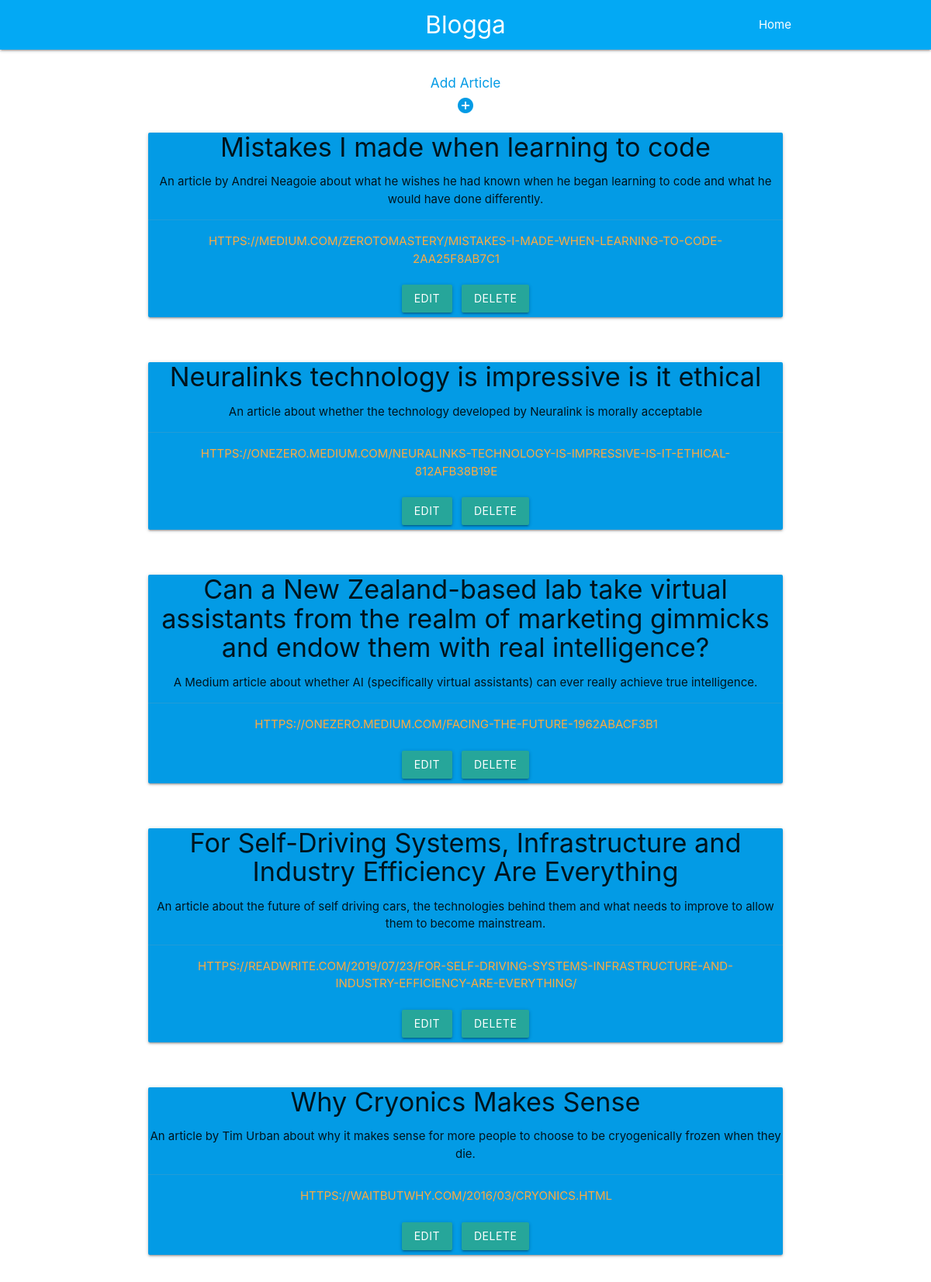
The app's page /favorites/favorite_articles.php with its own data.
### tables this page shows
CREATE TABLE `favorites` (
  `id` int(11) NOT NULL,
  `title` varchar(255) NOT NULL,
  `description` varchar(512) NOT NULL,
  `link` varchar(256) NOT NULL
);

### favorites/favorite_articles.php (the view, shortened to what this page needs)
<?php
	require_once 'pdo.php';
	$query = "SELECT id, title, description, link FROM favorites ORDER BY id";
	$stmt = $pdo->prepare($query);
	$stmt->execute();
?>
<html>
<head>
    <link rel="stylesheet" href="https://cdnjs.cloudflare.com/ajax/libs/materialize/1.0.0/css/materialize.min.css">
    <link rel="stylesheet" href="../styles/favorite_styles.css">
</head>
<body>
	<div class="navbar-fixed">
		<nav class="light-blue">
			<div class="container">
				<a href="#" class="brand-logo center">Blogga</a>
				<a class="right" href="../index.php">Home</a>
			</div>
		</nav>
	</div>
	<div>
		<div class="center">
			<a href="add_article.php">
				<h6>Add Article</h6>
				<i class="material-icons">add_circle</i>
			</a>
		</div>
	</div>
	<?php
		while($row = $stmt->fetch(PDO::FETCH_ASSOC)) {
		extract($row);
		echo "<div class='container'>";
		echo "<div class='row'>";
		echo "<div class='col s12 m12'>";
		echo "<div class='card light-blue darken-1 center'>";
		echo "<div class='card-title'>";
		echo "<h4>{$title}</h4>";
		echo "</div>";
		echo "<div class='card-text'>";
		echo "<p>{$description}</p>";
		echo "</div>";
		echo "<div class='card-action'>";
		echo "<a href={$link} target='_blank'>{$link}</a>";
		echo "</div>";
		echo "<a href='edit.php?id=${id}' class='waves-effect waves-light btn'>Edit</a>";
		echo "<a href='#' onclick='delete_article({$id})' class='waves-effect waves-light btn'>Delete</a>";
		echo "</div>";
		echo "</div>";
		echo "</div>";
		echo "</div>";
	}
	?>
</body>

### styles/favorite_styles.css (style rules this page uses)
.waves-light { margin: 6px !important; }
.card { width: 100% !important; }

### records on screen
favorites: title "Mistakes I made when learning to code", description "An article by Andrei Neagoie about what he wishes he had known when he began learning to code and what he would have done differently.", link "HTTPS://MEDIUM.COM/ZEROTOMASTERY/MISTAKES-I-MADE-WHEN-LEARNING-TO-CODE-2AA25F8AB7C1"
favorites: title "Neuralinks technology is impressive is it ethical", description "An article about whether the technology developed by Neuralink is morally acceptable", link "HTTPS://ONEZERO.MEDIUM.COM/NEURALINKS-TECHNOLOGY-IS-IMPRESSIVE-IS-IT-ETHICAL-812AFB38B19E"
favorites: title "Can a New Zealand-based lab take virtual assistants from the realm of marketing gimmicks and endow them with real intelligence?", description "A Medium article about whether AI (specifically virtual assistants) can ever really achieve true intelligence.", link "HTTPS://ONEZERO.MEDIUM.COM/FACING-THE-FUTURE-1962ABACF3B1"
favorites: title "For Self-Driving Systems, Infrastructure and Industry Efficiency Are Everything", description "An article about the future of self driving cars, the technologies behind them and what needs to improve to allow them to become mainstream.", link "HTTPS://READWRITE.COM/2019/07/23/FOR-SELF-DRIVING-SYSTEMS-INFRASTRUCTURE-AND-INDUSTRY-EFFICIENCY-ARE-EVERYTHING/"
favorites: title "Why Cryonics Makes Sense", description "An article by Tim Urban about why it makes sense for more people to choose to be cryogenically frozen when they die.", link "HTTPS://WAITBUTWHY.COM/2016/03/CRYONICS.HTML"
